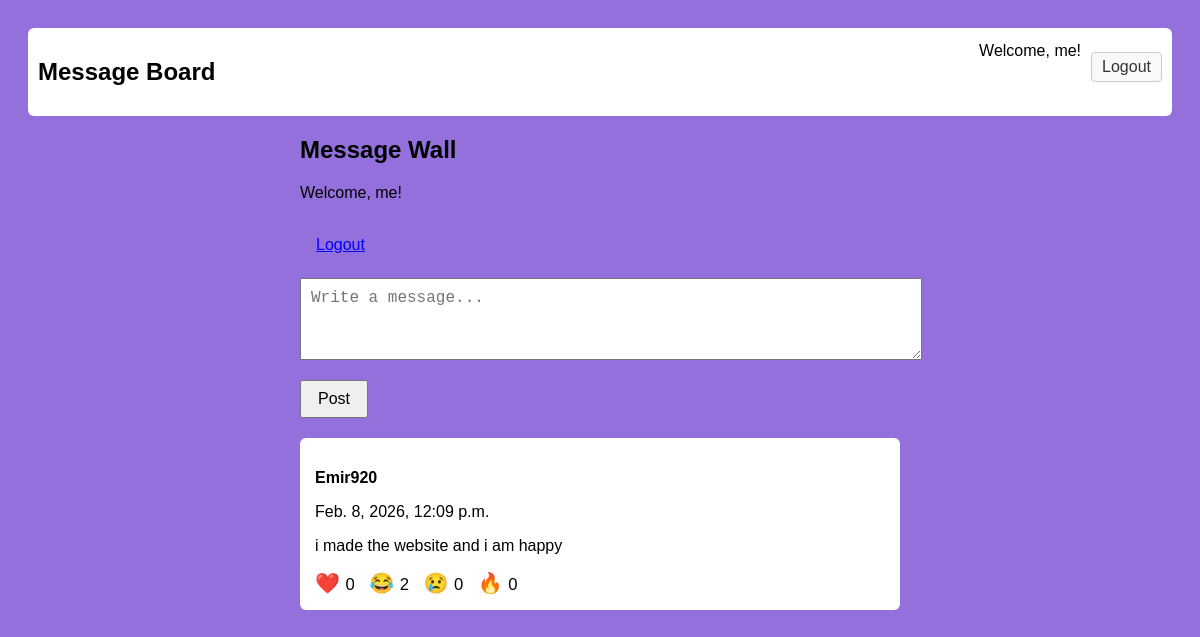
Screenshot of / (signed in) with the database file from the repository.
### messaging/models.py (models this page shows, shortened)
class Message(models.Model):
    text = models.TextField()
    author = models.ForeignKey(User, on_delete=models.CASCADE)
    timestamp = models.DateTimeField(auto_now_add=True)
    like_count = models.IntegerField(default=0)
    laugh_count = models.IntegerField(default=0)
    sad_count = models.IntegerField(default=0)
    fire_count = models.IntegerField(default=0)

### messaging/views.py (the view)
# urls.py: path('', views.message_list, name='message_list'),
@login_required
def message_list(request):
    messages = Message.objects.all().order_by('-timestamp')
    user_reactions = {}
    for message in messages:
        reaction = Reaction.objects.filter(user=request.user, message=message).first()
        if reaction:
            user_reactions[message.id] = reaction.reaction_type
    return render(request, 'messaging/message_list.html', {'messages': messages, 'user_reactions': user_reactions})

### messaging/templatetags/messaging_tags.py (called while the page is built)
@register.filter(name='get')
def get_item(dictionary, key):
    return dictionary.get(key)

### messaging/templates/messaging/message_list.html (shortened to what this page needs)
{% extends 'messaging/base.html' %}
{% load messaging_tags %}
{% block content %}
<div class="container">
  <h2>Message Wall</h2>
  <p>Welcome, {{ user.username }}!
  <form method="post" action="{% url 'logout' %}" style="display: inline;">
    <button type="submit" style="background: none; border: none; color: blue; text-decoration: underline; cursor: pointer;">Logout</button>
  </form>
  </p>
  <form id="messageForm" method="post">
    <textarea id="messageInput" name="text" placeholder="Write a message..."></textarea>
    <button type="submit">Post</button>
  </form>
  <div id="messages">
    {% for message in messages %}
    <div class="message" data-id="{{ message.id }}">
        <p><strong>{{ message.author.username }}</strong></p>
        <p>{{ message.timestamp }}</p>
        <p>{{ message.text }}
        </p>
        <div class="reactions">
            <span onclick="react(this, 'like')" data-type="like" class="{% if user_reactions|get:message.id == 'like' %}reacted{% endif %}">❤️ <small>{{ message.like_count }}</small></span>
            <span onclick="react(this, 'laugh')" data-type="laugh" class="{% if user_reactions|get:message.id == 'laugh' %}reacted{% endif %}">😂 <small>{{ message.laugh_count }}</small></span>
            <span onclick="react(this, 'sad')" data-type="sad" class="{% if user_reactions|get:message.id == 'sad' %}reacted{% endif %}">😢 <small>{{ message.sad_count }}</small></span>
            <span onclick="react(this, 'fire')" data-type="fire" class="{% if user_reactions|get:message.id == 'fire' %}reacted{% endif %}">🔥 <small>{{ message.fire_count }}</small></span>
        </div>
    </div>
    {% endfor %}
  </div>
</div>
{% endblock %}

### messaging/templates/messaging/base.html (shortened to what this page needs)
<!DOCTYPE html>
<html lang="en">
<head>
</head>
<body>
    <nav class="navbar">
        <h1>Message Board</h1>
        <div class="auth-links">
            {% if user.is_authenticated %}
            <span>Welcome, {{ user.username }}!</span>
            <form method="post" action="{% url 'logout' %}">
              <button type="submit">Logout</button>
            </form>
            {% else %}
            <a href="{% url 'login' %}">Log In</a>
            <a href="{% url 'signup' %}">Sign Up</a>
            {% endif %}
        </div>
    </nav>
    {% block content %}{% endblock %}
</body>
</html>

### messaging/templates/messaging/base.html (style rules this page uses)
body { font-family: Arial, sans-serif; background: #9370DB; padding: 20px; }
.navbar { background-color: #fff; padding: 10px; border-radius: 6px; margin-bottom: 20px; display: flex; justify-content: space-between; align-items: center; }
.navbar .auth-links { display: flex; gap: 10px; }
.navbar .auth-links a, .navbar .auth-links form button { color: #333; text-decoration: none; padding: 5px 10px; border: 1px solid #ccc; border-radius: 4px; background-color: #f9f9f9; cursor: pointer; }
.container { max-width: 600px; margin: auto; }
textarea { width: 100%; height: 60px; padding: 10px; font-size: 16px; }
button { margin-top: 10px; padding: 8px 16px; font-size: 16px; cursor: pointer; }
.message { background: #fff; padding: 15px; margin-top: 20px; border-radius: 6px; }
.reactions span { cursor: pointer; margin-right: 10px; font-size: 20px; user-select: none; transition: color 0.2s, background-color 0.2s, font-size 0.2s; }
form { margin-bottom: 20px; }
input, textarea { display: block; margin-bottom: 10px; width: 100%; }

### rows the page displays
Message: author.username "Emir920", timestamp "Feb. 8, 2026, 12:09 p.m.", text "i made the website and i am happy", like_count "0", laugh_count "2", sad_count "0", fire_count "0"

### other values shown
{{ user.username }} "me"
